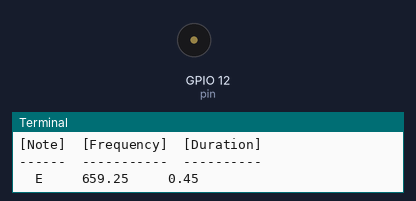
Bench run of a program on a simulated Raspberry Pi (BCM pin numbers). On the bench: buzzer (waves = sounding), the last lines printed to the terminal. At 91.2 s the program stops and its outputs stay as they are.

Above: at 0.2 s.
At 28.1 s:
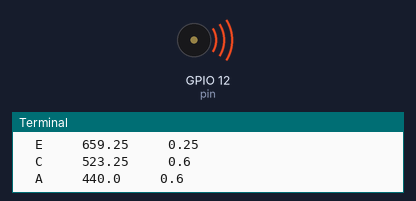
Timing chart, 0 to 29.6 s (numbered marks = the images above):
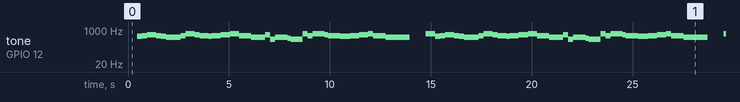

The program:

tetris.py
``````````````````python
#!/usr/bin/python

#                                             `........`     .----------`
#                                             `/ssssssss/   +MMMMMMMMMm/
#                                               -sssssssso.oMMMMMMMMNs`
#    ````         ``````    `````````````````    `+ssssssss:oNMMMMNy.   ```           `````
#  /hmmmd+.       hmmmmm. -ydmmmmmmmmmmmmmmmm      :ssssssss//mMMy-   ./ooo+/.       `ooooo-
# :MMMMMMMNy-`    dMMMMM-/NMMMMMNNNNNNNNNNNNN       .ossssssso:o/     +sssssss+-`    .sssss-
# +MMMMMMMMMNd+`  dMMMMM-sMMMMMhoooooooo+----       `:/ssssssss:      ossssssssso/.  .sssss-
# +MMMMMsdMMMMMmy-dMMMMM-sMMMMMMMMMMMMMN:          /mMs:osssssss+.    osssso+ssssss+--sssss-
# +MMMMM-`/dNMMMMNMMMMMM-sMMMMMmddddddh.         /hMMMMd:+ssssssss:   osssso .:osssssosssss-
# +MMMMM-  `.sNMMMMMMMMM-oMMMMMdyyyyyyyssssss  -yMMMMMMMN/:ssssssss+` osssso   `:+sssssssss-
# +MMMMM-     .odMMMMMMs `sNMMMMMMMMMMMMMMMMM`sNMMMMMMMMd- .ossssssso.osssso      .+sssssss`
# -sssss`       `:osso:    .:ssssssssssssssss+ossssssss+`   `:::::::::::::::        `-:::-`
#
# ###
# Obligatory fancy ASCII style logo! - A must have since 1970
#
# Feel free contribute
# Written by Markus Karl Wackermann on 20.09.2018
#
# ###

#Being specific, only import functions actually needed.
import RPi.GPIO as GPIO
from time import sleep
from sys import exit

pin=12 #This is one of two Hardware PWM Pins of the RPi, every other pin will work fine aswell, but software emulated (higher CPU load!)
GPIO.setwarnings(False)
GPIO.setmode(GPIO.BCM)
GPIO.setup(pin, GPIO.OUT)
p=GPIO.PWM(pin, 10)

#Note frequencies taken from this site 'https://pages.mtu.edu/~suits/notefreqs.html'
#Below notes are mixed in octave (fourth & fifth), for tetris example
#The '#' note is my variable for a break/pause, it's freq is 0.5. This is not silenced, but the lowest I could get.
#A better way to silence the piezo would be by changing the dutycycle to 0% or 100% (constant off or on, no matter the frequency)
notes = {'C' : 523.25, 'D' : 587.33, 'E' : 659.25, 'F' : 349.23, 'G' : 392.00, 'A' : 440.00, 'B' : 493.88, '#' : 0.5, 'Ab' : 415.30}
#Divide a whole note to get a half note doesn't sound good, duration timings are therefore not divided by two.
speed = {'sw' : 1,'w' : 0.8, 'h' : 0.6 , 'q' : 0.45, 'qh' : 0.25, 'qhh' : 0.15}

#Main Part of tetris, sequence 1
#Divide with '-' char, first Note(Uppercase), second Duration(lowercase)
s1 = ['E-q','B-qh','C-qh','D-q','C-qh','B-qh','A-q',
'A-qh','C-qh','E-q','D-qh','C-q','B-qhh',
'C-q','D-q','E-q','C-h','A-qh','A-q',
'D-qh','F-qh','A-h','G-qhh','F-h','E-qh',
'C-qh','E-h','D-qhh','C-h','B-qh',
'B-qh','C-q','D-q','E-qh','C-h','A-h','A-h','#-w']
#Break, sequence 2
s2 = ['E-sw','C-sw','D-sw','B-sw','C-sw','A-sw','Ab-sw','B-w','#-q',
'E-sw','C-sw','D-sw','B-sw','C-h','A-h','A-h','Ab-sw','#-sw']
#Whole song from above sequences, Theme A
tetris = [s1,s1,s2,s1,s1,s2,s1]

# -----------------------------------------------------------------------------
# If you're reading this, you shouldn't be here
# unless you know what you are doing.
# -----------------------------------------------------------------------------
#Duty cycle of 50% does his job
p.start(50)

header = '[Note]\t[Frequency]\t[Duration]'+'\n------\t-----------\t----------'
printcount = 0

def goodbye(msg = ''):
	print(msg + '\n\nDone! Have fun. Like. Comment below. Kill yourself.')
	exit()

def play_song(song):
	global header,printcount,notes,speed
	try:
		print(header)
		songposition = 0
		for x in song:
			songposition += 1
			if(songposition >= (len(song))):
				goodbye('\nSong finished...')
			for y in x:
				y = y.split('-')
				note = y[0]
				length = y[1]
				actualspeed = round(float(speed[length]),2)
				print('  '+note + '\t   ' + str(notes[note]) + '\t   ' + str(actualspeed))
				printcount += 1
				if(printcount == 23):
					printcount = 0
					print(header)
				p.ChangeFrequency(notes[note])
				sleep(actualspeed)
				p.ChangeFrequency(10)
	except KeyboardInterrupt:
		goodbye()

while True:
	play_song(tetris)
``````````````````

Measured:
- by itself, tone on GPIO 12 (pin): plays 493 Hz for 0.25 s, 523 Hz for 0.25 s, 587 Hz for 0.45 s, 523 Hz for 0.25 s, 493 Hz for 0.25 s, 440 Hz for 0.70 s … (162 notes in this stretch)
